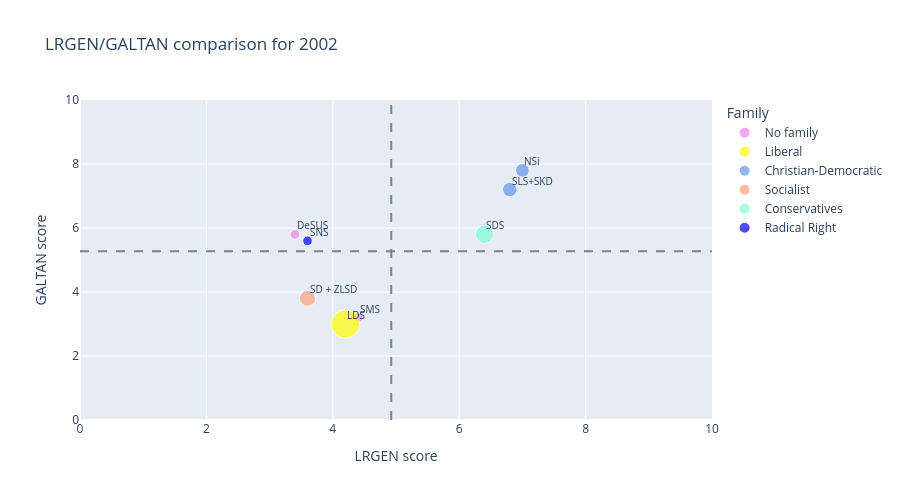
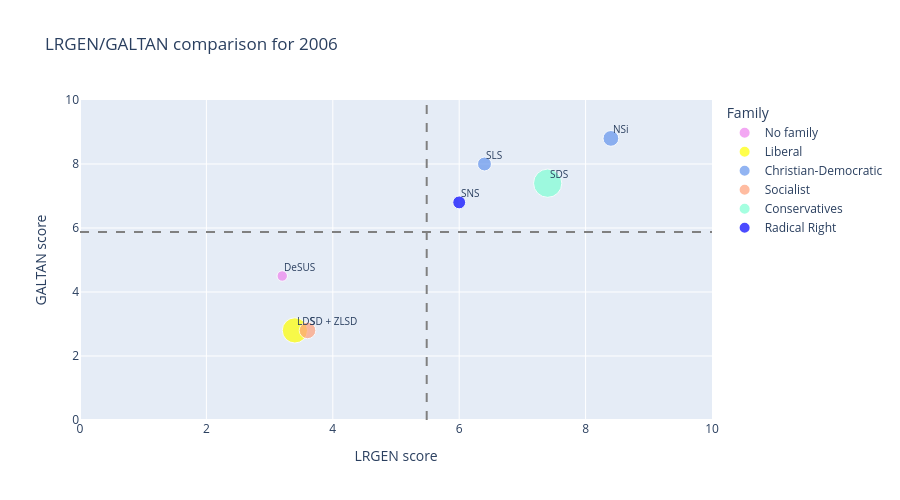
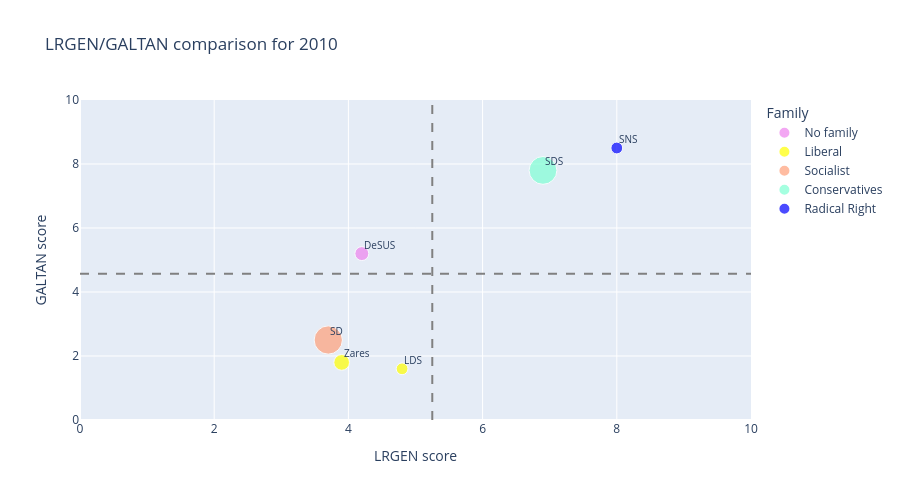
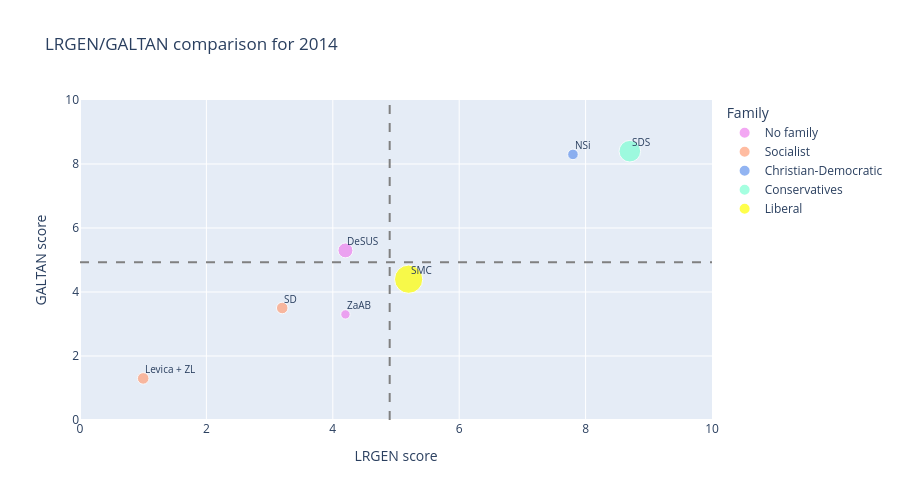

Source (notebook cell) for these figures, in order:
### Markdown cell above
# Ideological and social positioning of parties in individual YEAR

### Code cell
#Inspection of the 2019 data
df["year"] = df["year"].astype(float)
years = [2002, 2006, 2010, 2014, 2019]
df["seat"] = df["seat"].astype(float)

color_map = {
    "Radical Right":"blue", 
    "Conservatives":"aquamarine",
    "Liberal":"yellow", 
    "Christian-Democratic":"cornflowerblue",
    "Socialist":"lightsalmon", 
    "Radical Left":"coral", 
    "Green":"green", 
    "Regionalist":"lightcyan", 
    "No family":"violet", 
    "Confessional":"aqua", 
    "Agrarian/Center":"violet"
}

for year in years:
    df_year = df[df["year"]== year]
    df_year = df_year[df_year["seat"]!=0]
    fig = px.scatter(
        df_year, 
        x="lrgen", 
        y="galtan", 
        size="seat",
        color="family", 
        hover_name="parlamint",
        color_discrete_map=color_map,   
        title=f"LRGEN/GALTAN comparison for {year}",
    )
    fig.update_layout(
        height=500,
        width=900,
        xaxis_title="LRGEN score", 
        yaxis_title="GALTAN score",
        xaxis=dict(range=[0, 10]), 
        yaxis=dict(range=[0, 10]),
        legend_title_text="Family"
    )
    fig.add_shape(
        type="line",
        x0=0,
        x1=10,
        y0=df_year["galtan"].mean(),
        y1=df_year["galtan"].mean(),
        line=dict(dash="dash", color="gray")
    )
    fig.add_shape(
        type="line",
        x0=df_year["lrgen"].mean(),
        x1=df_year["lrgen"].mean(),
        y0=0,
        y1=10,
        line=dict(dash="dash", color="gray")
    )

    for i, row in df_year.iterrows():
        fig.add_annotation(
            x=row["lrgen"],
            y=row["galtan"],
            text=row["parlamint"],
            showarrow=False,
            font=dict(size=10),
            xanchor="left",
            yanchor="bottom"
        )

    
    
    fig.show()

### Figure 1 — Plotly figure (JSON) as saved in the notebook; plotly's stock layout.template omitted (floating-point values rounded to 4 significant figures)
{"data": [{"hovertemplate": "<b>%{hovertext}</b><br><br>family=No family<br>lrgen=%{x}<br>galtan=%{y}<br>seat=%{marker.size}<extra></extra>", "hovertext": ["DeSUS", "SMS"], "legendgroup": "No family", "marker": {"color": "violet", "size": [4.4, 4.4], "sizemode": "area", "sizeref": 0.0945, "symbol": "circle"}, "mode": "markers", "name": "No family", "orientation": "v", "showlegend": true, "type": "scatter", "x": [3.4, 4.4], "xaxis": "x", "y": [5.8, 3.2], "yaxis": "y"}, {"hovertemplate": "<b>%{hovertext}</b><br><br>family=Liberal<br>lrgen=%{x}<br>galtan=%{y}<br>seat=%{marker.size}<extra></extra>", "hovertext": ["LDS"], "legendgroup": "Liberal", "marker": {"color": "yellow", "size": [37.8], "sizemode": "area", "sizeref": 0.0945, "symbol": "circle"}, "mode": "markers", "name": "Liberal", "orientation": "v", "showlegend": true, "type": "scatter", "x": [4.2], "xaxis": "x", "y": [3.0], "yaxis": "y"}, {"hovertemplate": "<b>%{hovertext}</b><br><br>family=Christian-Democratic<br>lrgen=%{x}<br>galtan=%{y}<br>seat=%{marker.size}<extra></extra>", "hovertext": ["NSi", "SLS+SKD"], "legendgroup": "Christian-Democratic", "marker": {"color": "cornflowerblue", "size": [8.9, 10.0], "sizemode": "area", "sizeref": 0.0945, "symbol": "circle"}, "mode": "markers", "name": "Christian-Democratic", "orientation": "v", "showlegend": true, "type": "scatter", "x": [7.0, 6.8], "xaxis": "x", "y": [7.8, 7.2], "yaxis": "y"}, {"hovertemplate": "<b>%{hovertext}</b><br><br>family=Socialist<br>lrgen=%{x}<br>galtan=%{y}<br>seat=%{marker.size}<extra></extra>", "hovertext": ["SD + ZLSD"], "legendgroup": "Socialist", "marker": {"color": "lightsalmon", "size": [12.2], "sizemode": "area", "sizeref": 0.0945, "symbol": "circle"}, "mode": "markers", "name": "Socialist", "orientation": "v", "showlegend": true, "type": "scatter", "x": [3.6], "xaxis": "x", "y": [3.8], "yaxis": "y"}, {"hovertemplate": "<b>%{hovertext}</b><br><br>family=Conservatives<br>lrgen=%{x}<br>galtan=%{y}<br>seat=%{marker.size}<extra></extra>", "hovertext": ["SDS"], "legendgroup": "Conservatives", "marker": {"color": "aquamarine", "size": [15.6], "sizemode": "area", "sizeref": 0.0945, "symbol": "circle"}, "mode": "markers", "name": "Conservatives", "orientation": "v", "showlegend": true, "type": "scatter", "x": [6.4], "xaxis": "x", "y": [5.8], "yaxis": "y"}, {"hovertemplate": "<b>%{hovertext}</b><br><br>family=Radical Right<br>lrgen=%{x}<br>galtan=%{y}<br>seat=%{marker.size}<extra></extra>", "hovertext": ["SNS"], "legendgroup": "Radical Right", "marker": {"color": "blue", "size": [4.4], "sizemode": "area", "sizeref": 0.0945, "symbol": "circle"}, "mode": "markers", "name": "Radical Right", "orientation": "v", "showlegend": true, "type": "scatter", "x": [3.6], "xaxis": "x", "y": [5.6], "yaxis": "y"}], "layout": {"annotations": [{"font": {"size": 10}, "showarrow": false, "text": "DeSUS", "x": 3.4, "xanchor": "left", "y": 5.8, "yanchor": "bottom"}, {"font": {"size": 10}, "showarrow": false, "text": "LDS", "x": 4.2, "xanchor": "left", "y": 3, "yanchor": "bottom"}, {"font": {"size": 10}, "showarrow": false, "text": "NSi", "x": 7, "xanchor": "left", "y": 7.8, "yanchor": "bottom"}, {"font": {"size": 10}, "showarrow": false, "text": "SD + ZLSD", "x": 3.6, "xanchor": "left", "y": 3.8, "yanchor": "bottom"}, {"font": {"size": 10}, "showarrow": false, "text": "SDS", "x": 6.4, "xanchor": "left", "y": 5.8, "yanchor": "bottom"}, {"font": {"size": 10}, "showarrow": false, "text": "SLS+SKD", "x": 6.8, "xanchor": "left", "y": 7.2, "yanchor": "bottom"}, {"font": {"size": 10}, "showarrow": false, "text": "SMS", "x": 4.4, "xanchor": "left", "y": 3.2, "yanchor": "bottom"}, {"font": {"size": 10}, "showarrow": false, "text": "SNS", "x": 3.6, "xanchor": "left", "y": 5.6, "yanchor": "bottom"}], "height": 500, "legend": {"itemsizing": "constant", "title": {"text": "Family"}, "tracegroupgap": 0}, "shapes": [{"line": {"color": "gray", "dash": "dash"}, "type": "line", "x0": 0, "x1": 10, "y0": 5.275, "y1": 5.275}, {"line": {"color": "gray", "dash": "dash"}, "type": "line", "x0": 4.925, "x1": 4.925, "y0": 0, "y1": 10}], "title": {"text": "LRGEN/GALTAN comparison for 2002"}, "width": 900, "xaxis": {"anchor": "y", "domain": [0, 1], "range": [0, 10], "title": {"text": "LRGEN score"}}, "yaxis": {"anchor": "x", "domain": [0, 1], "range": [0, 10], "title": {"text": "GALTAN score"}}}}

### Figure 2 — Plotly figure (JSON) as saved in the notebook; plotly's stock layout.template omitted (floating-point values rounded to 4 significant figures)
{"data": [{"hovertemplate": "<b>%{hovertext}</b><br><br>family=No family<br>lrgen=%{x}<br>galtan=%{y}<br>seat=%{marker.size}<extra></extra>", "hovertext": ["DeSUS"], "legendgroup": "No family", "marker": {"color": "violet", "size": [4.4], "sizemode": "area", "sizeref": 0.0805, "symbol": "circle"}, "mode": "markers", "name": "No family", "orientation": "v", "showlegend": true, "type": "scatter", "x": [3.2], "xaxis": "x", "y": [4.5], "yaxis": "y"}, {"hovertemplate": "<b>%{hovertext}</b><br><br>family=Liberal<br>lrgen=%{x}<br>galtan=%{y}<br>seat=%{marker.size}<extra></extra>", "hovertext": ["LDS"], "legendgroup": "Liberal", "marker": {"color": "yellow", "size": [25.6], "sizemode": "area", "sizeref": 0.0805, "symbol": "circle"}, "mode": "markers", "name": "Liberal", "orientation": "v", "showlegend": true, "type": "scatter", "x": [3.4], "xaxis": "x", "y": [2.8], "yaxis": "y"}, {"hovertemplate": "<b>%{hovertext}</b><br><br>family=Christian-Democratic<br>lrgen=%{x}<br>galtan=%{y}<br>seat=%{marker.size}<extra></extra>", "hovertext": ["NSi", "SLS"], "legendgroup": "Christian-Democratic", "marker": {"color": "cornflowerblue", "size": [10.0, 7.8], "sizemode": "area", "sizeref": 0.0805, "symbol": "circle"}, "mode": "markers", "name": "Christian-Democratic", "orientation": "v", "showlegend": true, "type": "scatter", "x": [8.4, 6.4], "xaxis": "x", "y": [8.8, 8.0], "yaxis": "y"}, {"hovertemplate": "<b>%{hovertext}</b><br><br>family=Socialist<br>lrgen=%{x}<br>galtan=%{y}<br>seat=%{marker.size}<extra></extra>", "hovertext": ["SD + ZLSD"], "legendgroup": "Socialist", "marker": {"color": "lightsalmon", "size": [11.1], "sizemode": "area", "sizeref": 0.0805, "symbol": "circle"}, "mode": "markers", "name": "Socialist", "orientation": "v", "showlegend": true, "type": "scatter", "x": [3.6], "xaxis": "x", "y": [2.8], "yaxis": "y"}, {"hovertemplate": "<b>%{hovertext}</b><br><br>family=Conservatives<br>lrgen=%{x}<br>galtan=%{y}<br>seat=%{marker.size}<extra></extra>", "hovertext": ["SDS"], "legendgroup": "Conservatives", "marker": {"color": "aquamarine", "size": [32.2], "sizemode": "area", "sizeref": 0.0805, "symbol": "circle"}, "mode": "markers", "name": "Conservatives", "orientation": "v", "showlegend": true, "type": "scatter", "x": [7.4], "xaxis": "x", "y": [7.4], "yaxis": "y"}, {"hovertemplate": "<b>%{hovertext}</b><br><br>family=Radical Right<br>lrgen=%{x}<br>galtan=%{y}<br>seat=%{marker.size}<extra></extra>", "hovertext": ["SNS"], "legendgroup": "Radical Right", "marker": {"color": "blue", "size": [6.7], "sizemode": "area", "sizeref": 0.0805, "symbol": "circle"}, "mode": "markers", "name": "Radical Right", "orientation": "v", "showlegend": true, "type": "scatter", "x": [6.0], "xaxis": "x", "y": [6.8], "yaxis": "y"}], "layout": {"annotations": [{"font": {"size": 10}, "showarrow": false, "text": "DeSUS", "x": 3.2, "xanchor": "left", "y": 4.5, "yanchor": "bottom"}, {"font": {"size": 10}, "showarrow": false, "text": "LDS", "x": 3.4, "xanchor": "left", "y": 2.8, "yanchor": "bottom"}, {"font": {"size": 10}, "showarrow": false, "text": "NSi", "x": 8.4, "xanchor": "left", "y": 8.8, "yanchor": "bottom"}, {"font": {"size": 10}, "showarrow": false, "text": "SD + ZLSD", "x": 3.6, "xanchor": "left", "y": 2.8, "yanchor": "bottom"}, {"font": {"size": 10}, "showarrow": false, "text": "SDS", "x": 7.4, "xanchor": "left", "y": 7.4, "yanchor": "bottom"}, {"font": {"size": 10}, "showarrow": false, "text": "SLS", "x": 6.4, "xanchor": "left", "y": 8, "yanchor": "bottom"}, {"font": {"size": 10}, "showarrow": false, "text": "SNS", "x": 6, "xanchor": "left", "y": 6.8, "yanchor": "bottom"}], "height": 500, "legend": {"itemsizing": "constant", "title": {"text": "Family"}, "tracegroupgap": 0}, "shapes": [{"line": {"color": "gray", "dash": "dash"}, "type": "line", "x0": 0, "x1": 10, "y0": 5.871, "y1": 5.871}, {"line": {"color": "gray", "dash": "dash"}, "type": "line", "x0": 5.486, "x1": 5.486, "y0": 0, "y1": 10}], "title": {"text": "LRGEN/GALTAN comparison for 2006"}, "width": 900, "xaxis": {"anchor": "y", "domain": [0, 1], "range": [0, 10], "title": {"text": "LRGEN score"}}, "yaxis": {"anchor": "x", "domain": [0, 1], "range": [0, 10], "title": {"text": "GALTAN score"}}}}

### Figure 3 — Plotly figure (JSON) as saved in the notebook; plotly's stock layout.template omitted (floating-point values rounded to 4 significant figures)
{"data": [{"hovertemplate": "<b>%{hovertext}</b><br><br>family=No family<br>lrgen=%{x}<br>galtan=%{y}<br>seat=%{marker.size}<extra></extra>", "hovertext": ["DeSUS"], "legendgroup": "No family", "marker": {"color": "violet", "size": [7.8], "sizemode": "area", "sizeref": 0.0805, "symbol": "circle"}, "mode": "markers", "name": "No family", "orientation": "v", "showlegend": true, "type": "scatter", "x": [4.2], "xaxis": "x", "y": [5.2], "yaxis": "y"}, {"hovertemplate": "<b>%{hovertext}</b><br><br>family=Liberal<br>lrgen=%{x}<br>galtan=%{y}<br>seat=%{marker.size}<extra></extra>", "hovertext": ["LDS", "Zares"], "legendgroup": "Liberal", "marker": {"color": "yellow", "size": [5.6, 10.0], "sizemode": "area", "sizeref": 0.0805, "symbol": "circle"}, "mode": "markers", "name": "Liberal", "orientation": "v", "showlegend": true, "type": "scatter", "x": [4.8, 3.9], "xaxis": "x", "y": [1.6, 1.8], "yaxis": "y"}, {"hovertemplate": "<b>%{hovertext}</b><br><br>family=Socialist<br>lrgen=%{x}<br>galtan=%{y}<br>seat=%{marker.size}<extra></extra>", "hovertext": ["SD"], "legendgroup": "Socialist", "marker": {"color": "lightsalmon", "size": [32.2], "sizemode": "area", "sizeref": 0.0805, "symbol": "circle"}, "mode": "markers", "name": "Socialist", "orientation": "v", "showlegend": true, "type": "scatter", "x": [3.7], "xaxis": "x", "y": [2.5], "yaxis": "y"}, {"hovertemplate": "<b>%{hovertext}</b><br><br>family=Conservatives<br>lrgen=%{x}<br>galtan=%{y}<br>seat=%{marker.size}<extra></extra>", "hovertext": ["SDS"], "legendgroup": "Conservatives", "marker": {"color": "aquamarine", "size": [31.1], "sizemode": "area", "sizeref": 0.0805, "symbol": "circle"}, "mode": "markers", "name": "Conservatives", "orientation": "v", "showlegend": true, "type": "scatter", "x": [6.9], "xaxis": "x", "y": [7.8], "yaxis": "y"}, {"hovertemplate": "<b>%{hovertext}</b><br><br>family=Radical Right<br>lrgen=%{x}<br>galtan=%{y}<br>seat=%{marker.size}<extra></extra>", "hovertext": ["SNS"], "legendgroup": "Radical Right", "marker": {"color": "blue", "size": [5.6], "sizemode": "area", "sizeref": 0.0805, "symbol": "circle"}, "mode": "markers", "name": "Radical Right", "orientation": "v", "showlegend": true, "type": "scatter", "x": [8.0], "xaxis": "x", "y": [8.5], "yaxis": "y"}], "layout": {"annotations": [{"font": {"size": 10}, "showarrow": false, "text": "DeSUS", "x": 4.2, "xanchor": "left", "y": 5.2, "yanchor": "bottom"}, {"font": {"size": 10}, "showarrow": false, "text": "LDS", "x": 4.8, "xanchor": "left", "y": 1.6, "yanchor": "bottom"}, {"font": {"size": 10}, "showarrow": false, "text": "SD", "x": 3.7, "xanchor": "left", "y": 2.5, "yanchor": "bottom"}, {"font": {"size": 10}, "showarrow": false, "text": "SDS", "x": 6.9, "xanchor": "left", "y": 7.8, "yanchor": "bottom"}, {"font": {"size": 10}, "showarrow": false, "text": "SNS", "x": 8, "xanchor": "left", "y": 8.5, "yanchor": "bottom"}, {"font": {"size": 10}, "showarrow": false, "text": "Zares", "x": 3.9, "xanchor": "left", "y": 1.8, "yanchor": "bottom"}], "height": 500, "legend": {"itemsizing": "constant", "title": {"text": "Family"}, "tracegroupgap": 0}, "shapes": [{"line": {"color": "gray", "dash": "dash"}, "type": "line", "x0": 0, "x1": 10, "y0": 4.567, "y1": 4.567}, {"line": {"color": "gray", "dash": "dash"}, "type": "line", "x0": 5.25, "x1": 5.25, "y0": 0, "y1": 10}], "title": {"text": "LRGEN/GALTAN comparison for 2010"}, "width": 900, "xaxis": {"anchor": "y", "domain": [0, 1], "range": [0, 10], "title": {"text": "LRGEN score"}}, "yaxis": {"anchor": "x", "domain": [0, 1], "range": [0, 10], "title": {"text": "GALTAN score"}}}}

### Figure 4 — Plotly figure (JSON) as saved in the notebook; plotly's stock layout.template omitted (floating-point values rounded to 4 significant figures)
{"data": [{"hovertemplate": "<b>%{hovertext}</b><br><br>family=No family<br>lrgen=%{x}<br>galtan=%{y}<br>seat=%{marker.size}<extra></extra>", "hovertext": ["DeSUS", "ZaAB"], "legendgroup": "No family", "marker": {"color": "violet", "size": [11.1, 4.4], "sizemode": "area", "sizeref": 0.1, "symbol": "circle"}, "mode": "markers", "name": "No family", "orientation": "v", "showlegend": true, "type": "scatter", "x": [4.2, 4.2], "xaxis": "x", "y": [5.3, 3.3], "yaxis": "y"}, {"hovertemplate": "<b>%{hovertext}</b><br><br>family=Socialist<br>lrgen=%{x}<br>galtan=%{y}<br>seat=%{marker.size}<extra></extra>", "hovertext": ["Levica + ZL", "SD"], "legendgroup": "Socialist", "marker": {"color": "lightsalmon", "size": [6.7, 6.7], "sizemode": "area", "sizeref": 0.1, "symbol": "circle"}, "mode": "markers", "name": "Socialist", "orientation": "v", "showlegend": true, "type": "scatter", "x": [1.0, 3.2], "xaxis": "x", "y": [1.3, 3.5], "yaxis": "y"}, {"hovertemplate": "<b>%{hovertext}</b><br><br>family=Christian-Democratic<br>lrgen=%{x}<br>galtan=%{y}<br>seat=%{marker.size}<extra></extra>", "hovertext": ["NSi"], "legendgroup": "Christian-Democratic", "marker": {"color": "cornflowerblue", "size": [5.6], "sizemode": "area", "sizeref": 0.1, "symbol": "circle"}, "mode": "markers", "name": "Christian-Democratic", "orientation": "v", "showlegend": true, "type": "scatter", "x": [7.8], "xaxis": "x", "y": [8.3], "yaxis": "y"}, {"hovertemplate": "<b>%{hovertext}</b><br><br>family=Conservatives<br>lrgen=%{x}<br>galtan=%{y}<br>seat=%{marker.size}<extra></extra>", "hovertext": ["SDS"], "legendgroup": "Conservatives", "marker": {"color": "aquamarine", "size": [23.3], "sizemode": "area", "sizeref": 0.1, "symbol": "circle"}, "mode": "markers", "name": "Conservatives", "orientation": "v", "showlegend": true, "type": "scatter", "x": [8.7], "xaxis": "x", "y": [8.4], "yaxis": "y"}, {"hovertemplate": "<b>%{hovertext}</b><br><br>family=Liberal<br>lrgen=%{x}<br>galtan=%{y}<br>seat=%{marker.size}<extra></extra>", "hovertext": ["SMC"], "legendgroup": "Liberal", "marker": {"color": "yellow", "size": [40.0], "sizemode": "area", "sizeref": 0.1, "symbol": "circle"}, "mode": "markers", "name": "Liberal", "orientation": "v", "showlegend": true, "type": "scatter", "x": [5.2], "xaxis": "x", "y": [4.4], "yaxis": "y"}], "layout": {"annotations": [{"font": {"size": 10}, "showarrow": false, "text": "DeSUS", "x": 4.2, "xanchor": "left", "y": 5.3, "yanchor": "bottom"}, {"font": {"size": 10}, "showarrow": false, "text": "Levica + ZL", "x": 1, "xanchor": "left", "y": 1.3, "yanchor": "bottom"}, {"font": {"size": 10}, "showarrow": false, "text": "NSi", "x": 7.8, "xanchor": "left", "y": 8.3, "yanchor": "bottom"}, {"font": {"size": 10}, "showarrow": false, "text": "SD", "x": 3.2, "xanchor": "left", "y": 3.5, "yanchor": "bottom"}, {"font": {"size": 10}, "showarrow": false, "text": "SDS", "x": 8.7, "xanchor": "left", "y": 8.4, "yanchor": "bottom"}, {"font": {"size": 10}, "showarrow": false, "text": "SMC", "x": 5.2, "xanchor": "left", "y": 4.4, "yanchor": "bottom"}, {"font": {"size": 10}, "showarrow": false, "text": "ZaAB", "x": 4.2, "xanchor": "left", "y": 3.3, "yanchor": "bottom"}], "height": 500, "legend": {"itemsizing": "constant", "title": {"text": "Family"}, "tracegroupgap": 0}, "shapes": [{"line": {"color": "gray", "dash": "dash"}, "type": "line", "x0": 0, "x1": 10, "y0": 4.929, "y1": 4.929}, {"line": {"color": "gray", "dash": "dash"}, "type": "line", "x0": 4.9, "x1": 4.9, "y0": 0, "y1": 10}], "title": {"text": "LRGEN/GALTAN comparison for 2014"}, "width": 900, "xaxis": {"anchor": "y", "domain": [0, 1], "range": [0, 10], "title": {"text": "LRGEN score"}}, "yaxis": {"anchor": "x", "domain": [0, 1], "range": [0, 10], "title": {"text": "GALTAN score"}}}}
